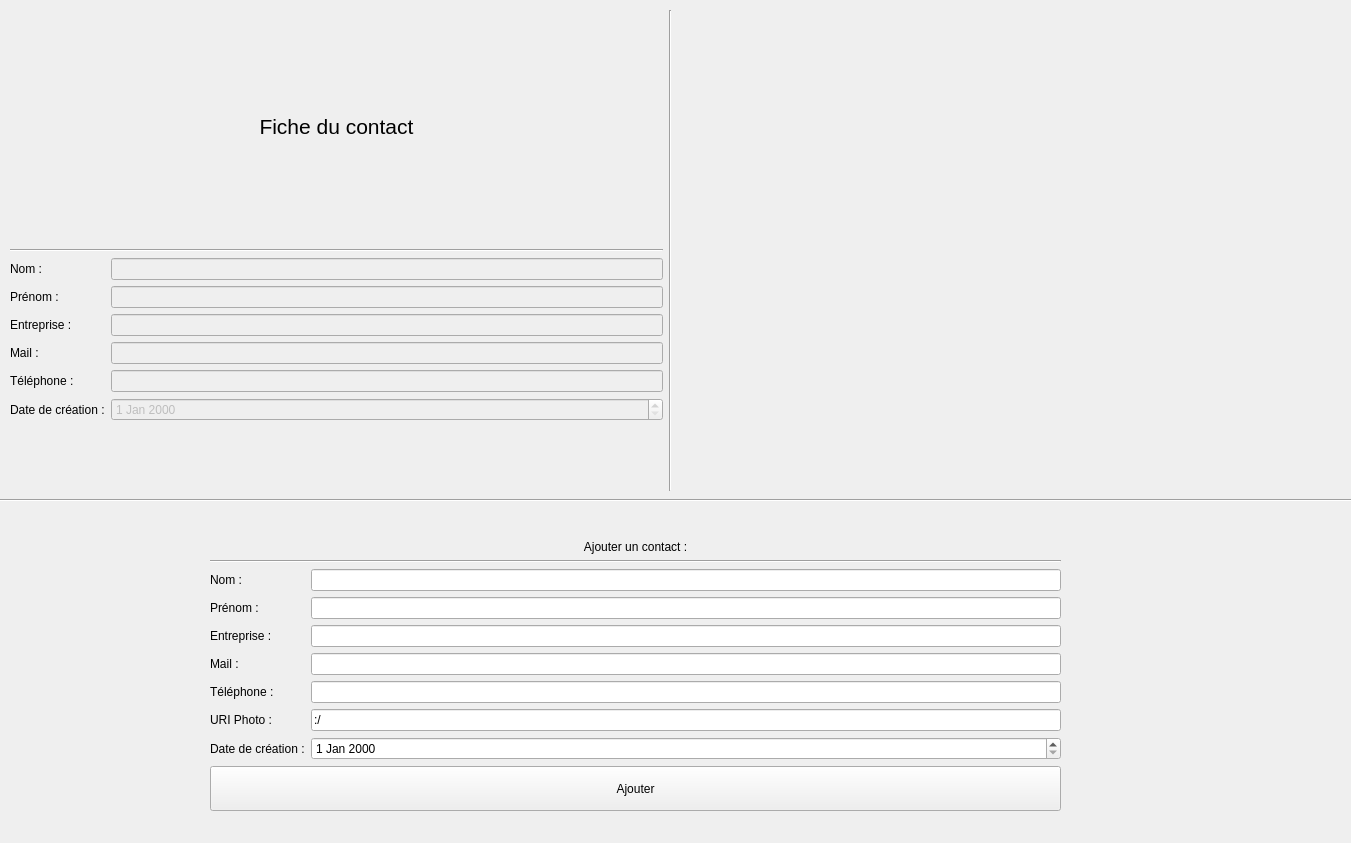
<?xml version="1.0" encoding="UTF-8"?>
<ui version="4.0">
 <class>FicheContact</class>
 <widget class="QWidget" name="FicheContact">
  <property name="geometry">
   <rect>
    <x>0</x>
    <y>0</y>
    <width>1351</width>
    <height>843</height>
   </rect>
  </property>
  <property name="sizePolicy">
   <sizepolicy hsizetype="Fixed" vsizetype="Fixed">
    <horstretch>0</horstretch>
    <verstretch>0</verstretch>
   </sizepolicy>
  </property>
  <property name="windowTitle">
   <string>Fiche Contact</string>
  </property>
  <widget class="QWidget" name="layoutWidget">
   <property name="geometry">
    <rect>
     <x>210</x>
     <y>540</y>
     <width>851</width>
     <height>271</height>
    </rect>
   </property>
   <layout class="QVBoxLayout" name="AjoutContactRapideLayout">
    <property name="sizeConstraint">
     <enum>QLayout::SetMaximumSize</enum>
    </property>
    <item>
     <widget class="QLabel" name="TitreAjout">
      <property name="sizePolicy">
       <sizepolicy hsizetype="Preferred" vsizetype="Fixed">
        <horstretch>0</horstretch>
        <verstretch>0</verstretch>
       </sizepolicy>
      </property>
      <property name="autoFillBackground">
       <bool>true</bool>
      </property>
      <property name="text">
       <string>Ajouter un contact :</string>
      </property>
      <property name="alignment">
       <set>Qt::AlignCenter</set>
      </property>
     </widget>
    </item>
    <item>
     <widget class="Line" name="line_5">
      <property name="orientation">
       <enum>Qt::Horizontal</enum>
      </property>
     </widget>
    </item>
    <item>
     <layout class="QFormLayout" name="formLayout_3">
      <item row="1" column="0">
       <widget class="QLabel" name="label_3">
        <property name="text">
         <string>Nom :</string>
        </property>
       </widget>
      </item>
      <item row="1" column="1">
       <widget class="QLineEdit" name="NomLineEdit"/>
      </item>
      <item row="2" column="0">
       <widget class="QLabel" name="label_4">
        <property name="text">
         <string>Prénom :</string>
        </property>
       </widget>
      </item>
      <item row="2" column="1">
       <widget class="QLineEdit" name="PrenomLineEdit"/>
      </item>
      <item row="3" column="0">
       <widget class="QLabel" name="label_6">
        <property name="text">
         <string>Entreprise :</string>
        </property>
       </widget>
      </item>
      <item row="3" column="1">
       <widget class="QLineEdit" name="EntrepriseLineEdit"/>
      </item>
      <item row="4" column="0">
       <widget class="QLabel" name="label_7">
        <property name="text">
         <string>Mail :</string>
        </property>
       </widget>
      </item>
      <item row="4" column="1">
       <widget class="QLineEdit" name="MailLineEdit"/>
      </item>
      <item row="5" column="0">
       <widget class="QLabel" name="label_5">
        <property name="text">
         <string>Téléphone :</string>
        </property>
       </widget>
      </item>
      <item row="5" column="1">
       <widget class="QLineEdit" name="TelLineEdit"/>
      </item>
      <item row="6" column="0">
       <widget class="QLabel" name="uRIPhotoLabel">
        <property name="text">
         <string>URI Photo :</string>
        </property>
       </widget>
      </item>
      <item row="6" column="1">
       <widget class="QLineEdit" name="uRIPhotoLineEdit">
        <property name="text">
         <string>:/</string>
        </property>
       </widget>
      </item>
      <item row="7" column="0">
       <widget class="QLabel" name="label_8">
        <property name="text">
         <string>Date de création :</string>
        </property>
       </widget>
      </item>
      <item row="7" column="1">
       <widget class="QDateEdit" name="DateEdit">
        <property name="enabled">
         <bool>true</bool>
        </property>
       </widget>
      </item>
     </layout>
    </item>
    <item>
     <widget class="QPushButton" name="AddButton">
      <property name="sizePolicy">
       <sizepolicy hsizetype="Expanding" vsizetype="Expanding">
        <horstretch>0</horstretch>
        <verstretch>0</verstretch>
       </sizepolicy>
      </property>
      <property name="text">
       <string>Ajouter</string>
      </property>
     </widget>
    </item>
   </layout>
  </widget>
  <widget class="Line" name="line">
   <property name="geometry">
    <rect>
     <x>-10</x>
     <y>490</y>
     <width>1381</width>
     <height>20</height>
    </rect>
   </property>
   <property name="orientation">
    <enum>Qt::Horizontal</enum>
   </property>
  </widget>
  <widget class="QWidget" name="horizontalLayoutWidget">
   <property name="geometry">
    <rect>
     <x>10</x>
     <y>10</y>
     <width>1321</width>
     <height>481</height>
    </rect>
   </property>
   <layout class="QHBoxLayout" name="horizontalLayout">
    <item>
     <layout class="QVBoxLayout" name="verticalLayout">
      <item>
       <widget class="QLabel" name="label">
        <property name="sizePolicy">
         <sizepolicy hsizetype="Preferred" vsizetype="Ignored">
          <horstretch>0</horstretch>
          <verstretch>0</verstretch>
         </sizepolicy>
        </property>
        <property name="font">
         <font>
          <pointsize>16</pointsize>
         </font>
        </property>
        <property name="autoFillBackground">
         <bool>true</bool>
        </property>
        <property name="text">
         <string>Fiche du contact</string>
        </property>
        <property name="alignment">
         <set>Qt::AlignCenter</set>
        </property>
       </widget>
      </item>
      <item>
       <widget class="Line" name="line_2">
        <property name="orientation">
         <enum>Qt::Horizontal</enum>
        </property>
       </widget>
      </item>
      <item>
       <layout class="QFormLayout" name="formLayout">
        <item row="0" column="0">
         <widget class="QLabel" name="label_9">
          <property name="text">
           <string>Nom :</string>
          </property>
         </widget>
        </item>
        <item row="0" column="1">
         <widget class="QLineEdit" name="NomFiche">
          <property name="enabled">
           <bool>false</bool>
          </property>
         </widget>
        </item>
        <item row="1" column="0">
         <widget class="QLabel" name="label_10">
          <property name="text">
           <string>Prénom :</string>
          </property>
         </widget>
        </item>
        <item row="1" column="1">
         <widget class="QLineEdit" name="PrenomFiche">
          <property name="enabled">
           <bool>false</bool>
          </property>
         </widget>
        </item>
        <item row="2" column="0">
         <widget class="QLabel" name="label_11">
          <property name="text">
           <string>Entreprise :</string>
          </property>
         </widget>
        </item>
        <item row="2" column="1">
         <widget class="QLineEdit" name="EntrepriseFiche">
          <property name="enabled">
           <bool>false</bool>
          </property>
         </widget>
        </item>
        <item row="3" column="0">
         <widget class="QLabel" name="label_12">
          <property name="text">
           <string>Mail :</string>
          </property>
         </widget>
        </item>
        <item row="3" column="1">
         <widget class="QLineEdit" name="MailFiche">
          <property name="enabled">
           <bool>false</bool>
          </property>
         </widget>
        </item>
        <item row="4" column="0">
         <widget class="QLabel" name="label_13">
          <property name="text">
           <string>Téléphone :</string>
          </property>
         </widget>
        </item>
        <item row="4" column="1">
         <widget class="QLineEdit" name="TelFiche">
          <property name="enabled">
           <bool>false</bool>
          </property>
         </widget>
        </item>
        <item row="5" column="0">
         <widget class="QLabel" name="label_14">
          <property name="text">
           <string>Date de création :</string>
          </property>
         </widget>
        </item>
        <item row="5" column="1">
         <widget class="QDateEdit" name="DateFiche">
          <property name="enabled">
           <bool>false</bool>
          </property>
         </widget>
        </item>
       </layout>
      </item>
     </layout>
    </item>
    <item>
     <widget class="Line" name="line_3">
      <property name="orientation">
       <enum>Qt::Vertical</enum>
      </property>
     </widget>
    </item>
    <item>
     <widget class="QLabel" name="PhotoLabel">
      <property name="sizePolicy">
       <sizepolicy hsizetype="Expanding" vsizetype="Expanding">
        <horstretch>0</horstretch>
        <verstretch>0</verstretch>
       </sizepolicy>
      </property>
      <property name="text">
       <string/>
      </property>
      <property name="pixmap">
       <pixmap resource="images.qrc">:/icon.png</pixmap>
      </property>
      <property name="scaledContents">
       <bool>true</bool>
      </property>
     </widget>
    </item>
   </layout>
  </widget>
 </widget>
 <resources>
  <include location="images.qrc"/>
 </resources>
 <connections/>
</ui>
